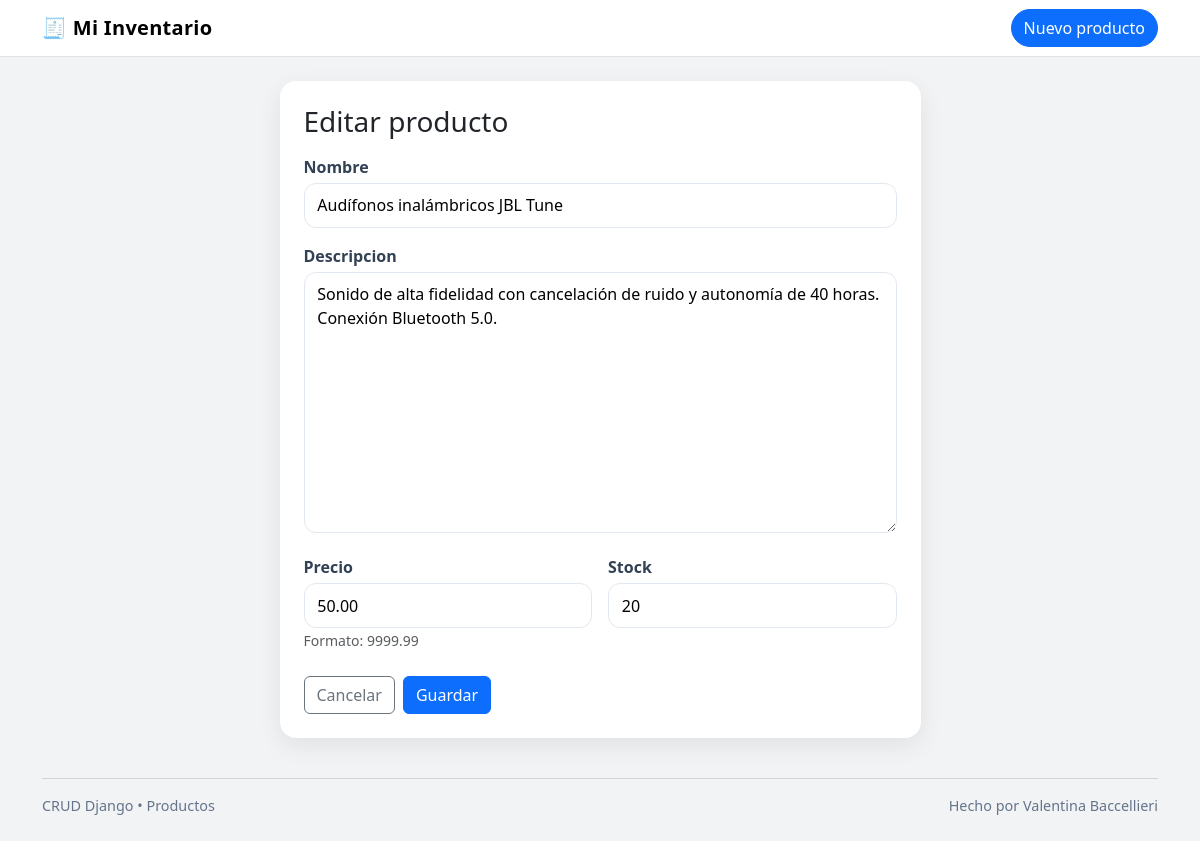
/3/editar/, run on the app's committed database.
### productos/models.py (models this page shows, shortened)
class Producto(models.Model):
    nombre = models.CharField(max_length=120)
    descripcion = models.TextField(blank=True)
    precio = models.DecimalField(max_digits=10, decimal_places=2)
    stock = models.IntegerField(default=0)
    class Meta:
        ordering = ['-precio']  # 🔹 Ordena por precio

### productos/views.py (the view)
# urls.py: path('<int:pk>/editar/', ProductoUpdateView.as_view(), name='editar'),
class ProductoUpdateView(UpdateView):
    model = Producto
    fields = ['nombre', 'descripcion', 'precio', 'stock']
    template_name = 'productos/producto_form.html'

### productos/templates/productos/producto_form.html (shortened to what this page needs)
{% extends "base.html" %}
{% block content %}
  <div class="row justify-content-center">
    <div class="col-lg-7">
      <div class="card p-3 p-md-4">
        <h3 class="mb-3">{% if view.object %}Editar{% else %}Nuevo{% endif %} producto</h3>
        <form method="post" novalidate>
          <div class="mb-3">
            <label>Nombre</label>
            {{ form.nombre }}
          </div>
          <div class="mb-3">
            <label>Descripcion</label>
            {{ form.descripcion }}
          </div>
          <div class="row g-3">
            <div class="col-md-6">
              <label>Precio</label>
              {{ form.precio }}
              <small class="text-muted">Formato: 9999.99</small>
            </div>
            <div class="col-md-6">
              <label>Stock</label>
              {{ form.stock }}
            </div>
          </div>
          <div class="d-flex gap-2 mt-4">
            <a href="{% url 'productos:lista' %}" class="btn btn-outline-secondary">Cancelar</a>
            <button type="submit" class="btn btn-primary">Guardar</button>
          </div>
        </form>
      </div>
    </div>
  </div>
{% endblock %}

### productos/templates/base.html (style rules this page uses)
body { background:#0f172a0d; }
.card { border:none; border-radius:1rem; box-shadow:0 8px 24px rgba(15,23,42,.08); }
input[type=text], input[type=number], input[type=email], input[type=password], textarea, input[type=url] { width:100%; border:1px solid #e2e8f0; border-radius:.75rem; padding:.6rem .8rem; background:#fff; }
textarea { min-height:120px; }
label { font-weight:600; color:#334155; margin-bottom:.25rem; }

### data on the page
Producto: nombre "Audífonos inalámbricos JBL Tune", descripcion "Sonido de alta fidelidad con cancelación de ruido y autonomía de 40 horas. Conexión Bluetooth 5.0.", precio "50.00", stock "20"
